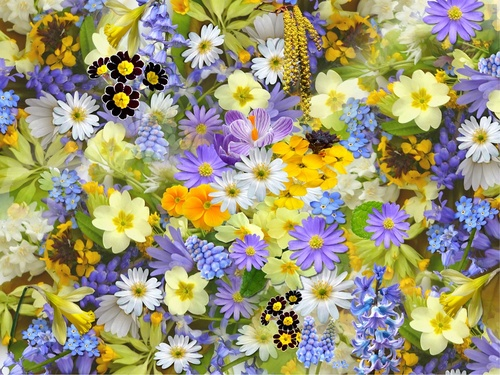
#> input picture Assignment1/asset/flower.jpg, 500 x 375 px, shrunk from 960 x 720 before the run, found by its file name
$ python test8graylevels.py
#> lines starting #> are read from the running program, lines starting #| are printed output that depends on the picture; after the words box and inside, x2 and y2 are one past the last pixel; in counts of white or black regions, pixels touching at a corner belong together
import os
import cv2
import numpy as np

def main():
    asset_path = './asset'
    pictures = ["flower.jpg", "fractal.jpeg", "fruit.jpg"]

    for picture in pictures:
        image_path = os.path.join(asset_path, picture)
        image = cv2.imread(image_path, cv2.IMREAD_GRAYSCALE)
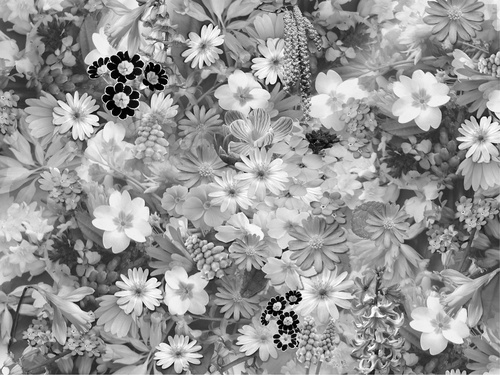
#> image: shape (375, 500); min 0, max 255, mean 150.1

        print(image.size)
#| 187500
        print(image.shape[1])
#| 500

        if image is None:
            print("Could not open or find the image.")
            return

        # Define the division factors
        factors = [8, 64, 128, 256]

        pic_name = picture.split(".")[0]
        output_dir = f"./testGray/{pic_name}"
        os.makedirs(output_dir, exist_ok=True)

        for factor in factors:
            # Create a copy of the image
            gray = image.copy()

            # Divide each pixel value by the factor and convert to uint8
            gray = (gray // factor).astype(np.uint8)

            # Save the processed image
            cv2.imwrite(os.path.join(output_dir, f'{pic_name}_gray{factor}.jpg'), gray)
#> this loop made 4 passes
#> pass 2, in main, `gray = (gray // factor).astype(np.uint8)`:
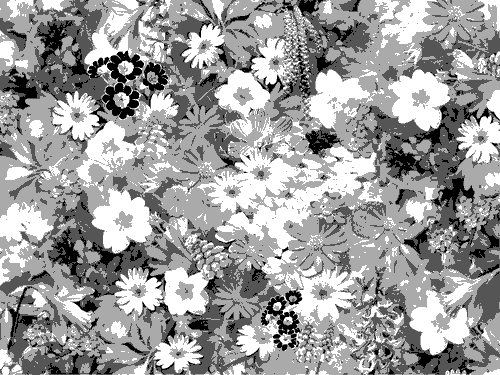
#> gray: shape (375, 500); min 0, max 3, mean 1.85; drawn with min black and max white
#> pass 3, in main, `gray = (gray // factor).astype(np.uint8)`:
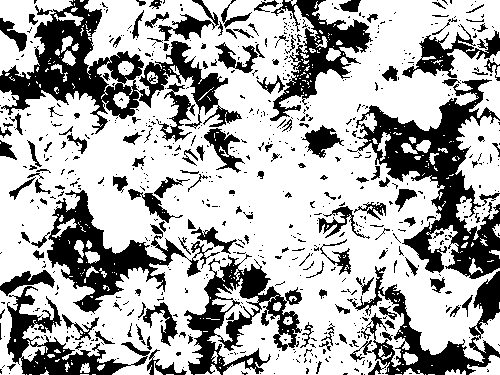
#> gray: shape (375, 500); values 0 (black) and 1 (white), 68% white; 717 black regions (568 under 20 px), largest, box (x1, y1, x2, y2) and area: (347, 79, 500, 279) 9617, (0, 0, 242, 134) 9540, (47, 190, 220, 314) 5783
#> pass 2 of the loop in main, `for picture in pictures:`:
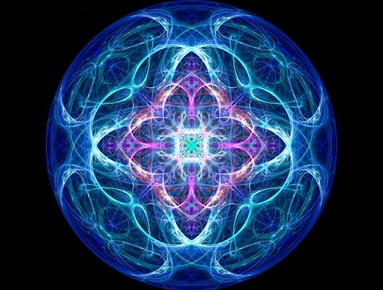
#> input picture Assignment1/asset/fractal.jpeg, 383 x 290 px, shrunk from 735 x 557 before the run, found by its file name
#> in main, `image = cv2.imread(image_path, cv2.IMREAD_GRAYSCALE)`:
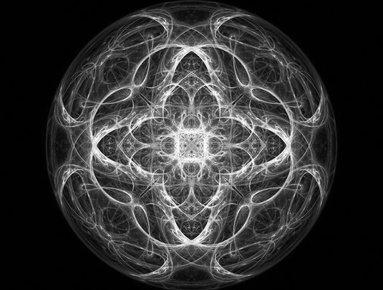
#> image: shape (290, 383); min 0, max 255, mean 49.8
#| 111070
#| 383
#> the loop in main, `for factor in factors:` made 4 passes
#> pass 3, in main, `gray = (gray // factor).astype(np.uint8)`:
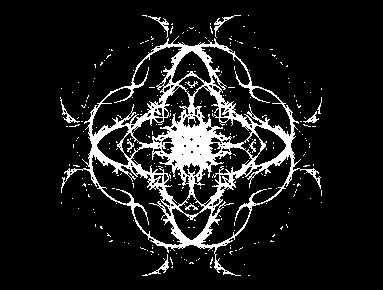
#> gray: shape (290, 383); values 0 (black) and 1 (white), 11.1% white; 269 white regions (258 under 20 px), largest, box (x1, y1, x2, y2) and area: (61, 36, 321, 276) 11117, (142, 254, 169, 276) 100, (214, 15, 241, 38) 97
#> pass 3 of the loop in main, `for picture in pictures:`:
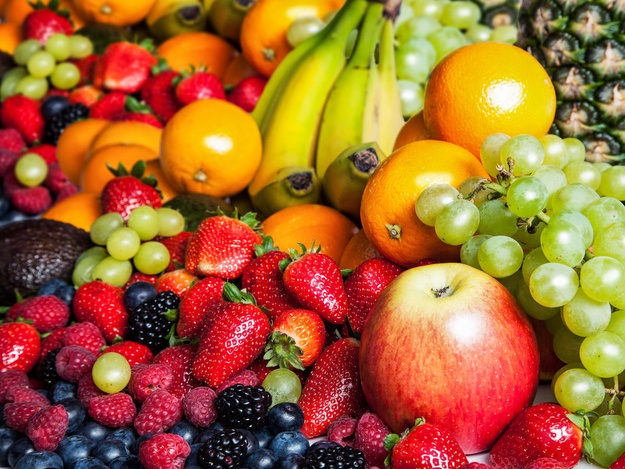
#> input picture Assignment1/asset/fruit.jpg, 625 x 469 px, shrunk from 1200 x 900 before the run, found by its file name
#> in main, `image = cv2.imread(image_path, cv2.IMREAD_GRAYSCALE)`:
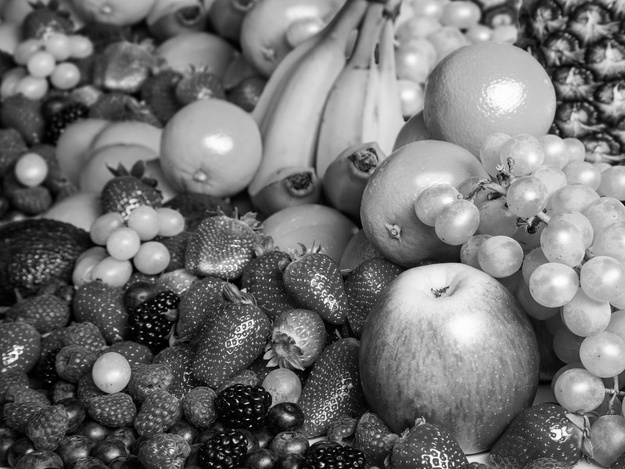
#> image: shape (469, 625); min 0, max 255, mean 113.8
#| 293125
#| 625
#> the loop in main, `for factor in factors:` made 4 passes
#> pass 3, in main, `gray = (gray // factor).astype(np.uint8)`:
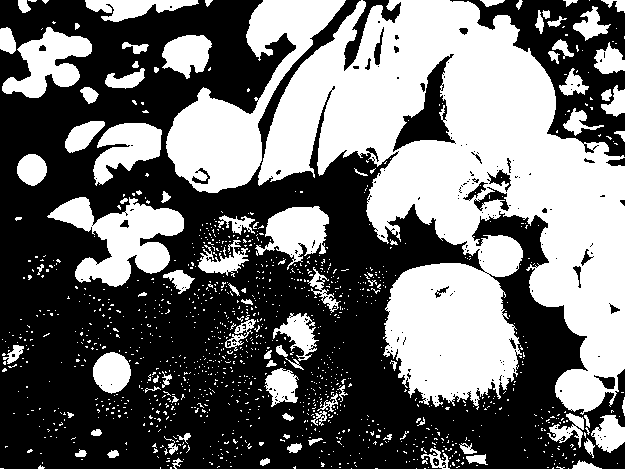
#> gray: shape (469, 625); values 0 (black) and 1 (white), 43.3% white; 1246 white regions (1154 under 20 px), largest, box (x1, y1, x2, y2) and area: (258, 0, 625, 415) 79361, (166, 0, 346, 193) 11443, (47, 197, 184, 287) 5968

if __name__ == '__main__':
    main()
